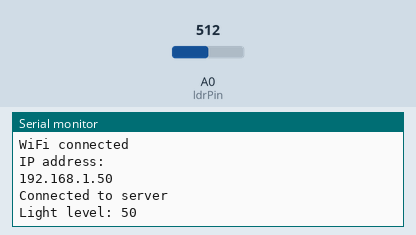
Bench run of a sketch on a simulated ESP8266 (NodeMCU). Shown: the last lines printed to the serial monitor. Inputs (shaded band) come from the test bench; at power-on: A0 (ldrPin) = 512. WiFi joins after 1.5 s; servers stay silent unless stated.

Above: at 2.9 s.
3.0 s: A0 (ldrPin) set to 716
At 5.5 s:
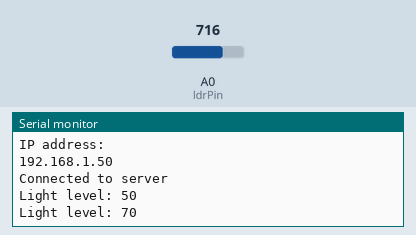
6.3 s: A0 (ldrPin) set to 900
At 9.1 s:
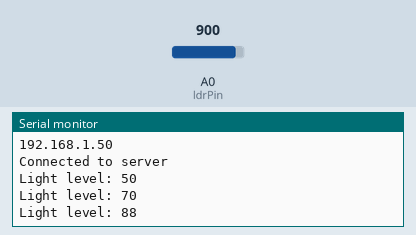
Timing chart, 0 to 10.6 s (numbered marks = the images above; inputs shaded):
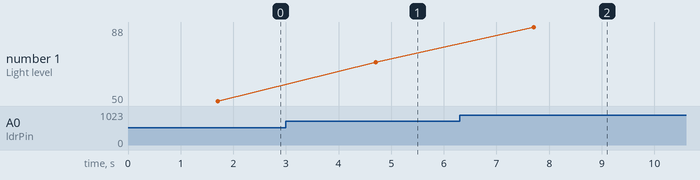

Measured:
- after the input at 3.0 s, the serial monitor: prints a new line after 1.7 s (image 1)
- after the input at 6.3 s, the serial monitor: prints a new line after 1.4 s (image 2)
- plotted number 1: 50 → 70 after the input at 3.0 s, 70 → 88 after the input at 6.3 s

The sketch:

Client1.ino
```cpp
#include <ESP8266WiFi.h>
#include <ESP8266WiFiMulti.h>

#ifndef STASSID
#define STASSID "Wael AP"
#define STAPSK "W@elW@el"
#endif

const char* ssid = STASSID;
const char* password = STAPSK;

const char* host = "192.168.1.10";
const uint16_t port = 4497;

ESP8266WiFiMulti WiFiMulti;

const int ldrPin = A0;
int light_sensor = A0;

WiFiClient client;

void connectToWiFi() {
  Serial.print("Connecting to WiFi");
  WiFi.begin(ssid, password);
  while (WiFi.status() != WL_CONNECTED) {
    delay(250);
    Serial.print(".");
  }
  Serial.println("");
  Serial.println("WiFi connected");
  Serial.println("IP address: ");
  Serial.println(WiFi.localIP());
}

void connectToServer() {
  // Read the LDR sensor value
  int ldrValue = analogRead(ldrPin);

  // Connect to the server
//  WiFiClient client;
  if (client.connect(host, port)) {
    Serial.println("Connected to server");
  } else {
    // If the connection failed, print an error message
    Serial.print("Connection to server failed. ");
    Serial.println(client.status());
  }
}

void setup() {
  Serial.begin(115200);

  // Connect to Wi-Fi
  connectToWiFi();

  // Send initial sensor data to the server
  connectToServer();
}

void loop() {
  // Your main loop code goes here
  int raw_light = analogRead(light_sensor);
  int light = map(raw_light, 0, 1023, 0, 100);

  Serial.print("Light level: ");
  Serial.println(light);
  client.print("Light level 1: ");
  client.print(light);
  // Wait for some time before sending the next update
  delay(3000);
}
```
